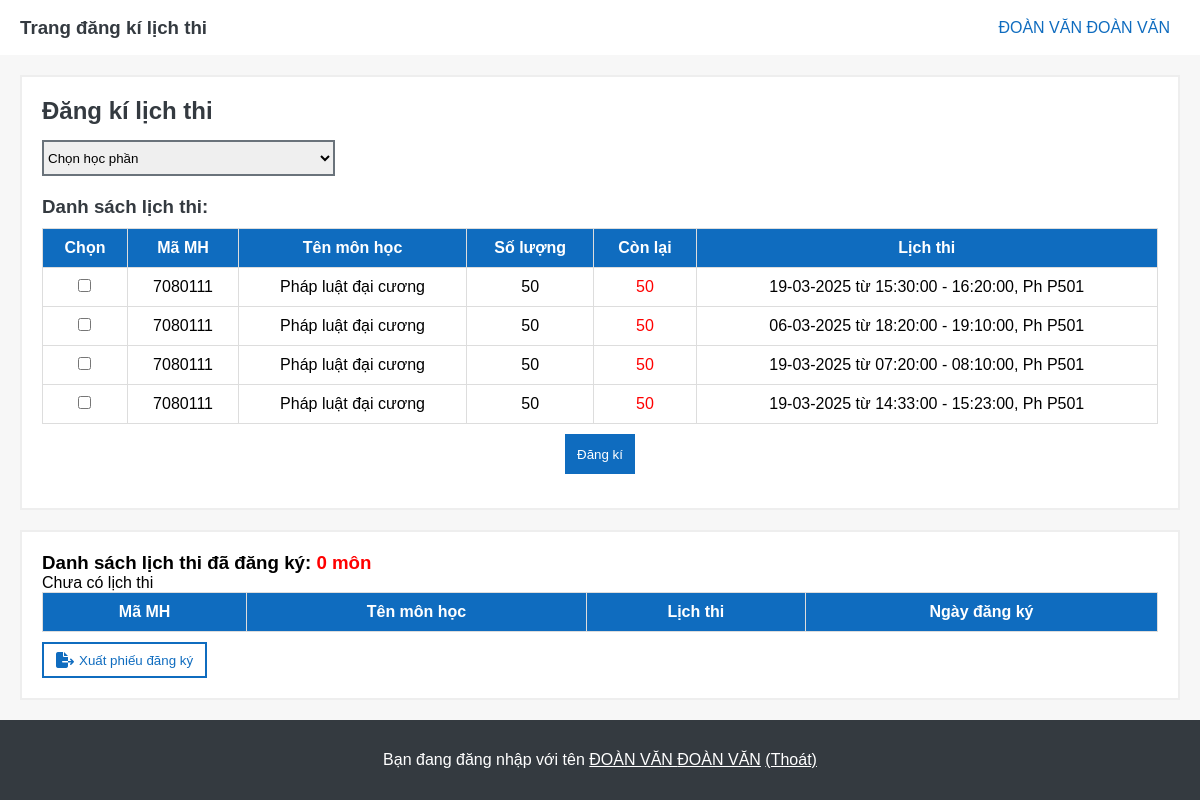
The page /web_manage_schedule_exam/student/home_student.php (signed in) on the database its author committed.
### tables this page shows
CREATE TABLE `sinhvien` (
  `msv` int(10) NOT NULL,
  `ho_dem` varchar(50) NOT NULL,
  `ten` varchar(50) NOT NULL,
  `ngay_sinh` date NOT NULL,
  `khoa` varchar(100) NOT NULL,
  `lop` varchar(20) NOT NULL,
  `gioi_tinh` varchar(10) NOT NULL,
  `mat_khau` varchar(100) NOT NULL
);

CREATE TABLE `lichthi` (
  `ma_lich_thi` int(11) NOT NULL,
  `ma_hoc_phan` int(10) NOT NULL,
  `ngay_thi` date NOT NULL,
  `gio_bat_dau` time NOT NULL,
  `gio_ket_thuc` time NOT NULL,
  `ma_phong` varchar(10) NOT NULL,
  `mgv` int(10) NOT NULL
);

CREATE TABLE `hocphan` (
  `ma_hoc_phan` int(10) NOT NULL,
  `ten_hoc_phan` varchar(100) NOT NULL,
  `so_tin_chi` int(11) NOT NULL
);

CREATE TABLE `phongthi` (
  `ma_phong` varchar(10) NOT NULL,
  `suc_chua` int(11) NOT NULL
);

### web_manage_schedule_exam/student/home_student.php (the view, shortened to what this page needs)
<!DOCTYPE html>
<html lang="vi">
<head>
    <link rel="stylesheet" href="https://cdnjs.cloudflare.com/ajax/libs/font-awesome/6.4.2/css/all.min.css" />
    <link rel="stylesheet" href="styles.css">
</head>
<body onload = "myChoice()">
    <?php include('header.php'); ?>
    <div class="container">
        <div class="register">
            <h2>Đăng kí lịch thi</h2>
            <select name="ma_hoc_phan" class="course-filter" onchange="filterFunction()">
                <option value="">Chọn học phần</option>
            </select>
            <h3>Danh sách lịch thi:</h3>
            <form action="course_ registration.php" method="post">
                <table class="schedule-table">
                    <thead>
                        <tr>
                            <th>Chọn</th>
                            <th>Mã MH</th>
                            <th>Tên môn học</th>
                            <th>Số lượng</th>
                            <th>Còn lại</th>
                            <th>Lịch thi</th>
                        </tr>
                    </thead>
                    <tbody>
                        <?php
                            $sql_lich_thi = "SELECT * FROM lichthi";
                            $result_lich_thi = $conn->query($sql_lich_thi);
                            if ($result_lich_thi->num_rows > 0) {
                                while($row = $result_lich_thi->fetch_assoc()) {
                                    $ma_phong = $row["ma_phong"];
                                    $ma_lich_thi = $row["ma_lich_thi"];
                                    $ma_hoc_phan = $row["ma_hoc_phan"];
                                    $ngay_thi = $row["ngay_thi"];
                                    $part = (explode("-",$ngay_thi));
                                    $ngay_thi_update = $part[2] . "-" . $part[1]. "-" . $part[0];
                                    $gio_ket_thuc = $row["gio_ket_thuc"];
                                    $gio_bat_dau = $row["gio_bat_dau"];
                                    echo '<tr>';
                                    echo '<td><input type="checkbox" class="choice" name="ma_lich_thi[]" value="'. $ma_lich_thi .'" style="cursor: pointer;"></td>';
                                    echo '<td>' . $ma_hoc_phan . '</td>';
                                    $sql_hoc_phan = "SELECT * FROM hocphan where ma_hoc_phan = '$ma_hoc_phan'";
                                    $result_hoc_phan = $conn->query($sql_hoc_phan);
                                    if ($result_hoc_phan->num_rows > 0) {
                                            $row = $result_hoc_phan->fetch_assoc();
                                            echo '<td>' . $row["ten_hoc_phan"] . '</td>';
                                    }
                                    $sql_phong_thi = "SELECT * FROM phongthi";
                                    $result_phong_thi = $conn->query($sql_phong_thi);
                                    if ($result_phong_thi->num_rows > 0) {
                                            $row = $result_phong_thi->fetch_assoc();
                                            $suc_chua = $row["suc_chua"];
                                            echo '<td>' . $suc_chua . '</td>';
                                    }
                                    $sql = "SELECT COUNT(*) AS so_luong FROM dangkythi WHERE ma_lich_thi = '$ma_lich_thi'";
                                    $result = $conn->query($sql);
                                    if ($result->num_rows > 0) {
                                        $row = $result->fetch_assoc();
                                        $so_luong = $row['so_luong'];
                                    } else {
                                        $so_luong = 0;
                                    }
                                    $con_lai = $suc_chua - $so_luong;
                                    echo '<td class="remain" style="color: red;">' . $con_lai . '</td>';
                                    echo '<td>' . $ngay_thi_update . ' từ ' . $gio_bat_dau . ' - ' . $gio_ket_thuc . ', Ph '. $ma_phong .'</td>';
                                    echo '</tr>';
                                }
                            } else {
                                echo "Chưa có lịch thi";
                            }
                        ?>
                    </tbody>
                </table>
                <button type="submit">Đăng kí</button>
            </form>
        </div>
        <div class="schedule">
            <h3>Danh sách lịch thi đã đăng ký: <span style="color: red;">
                <?php
                    $sql = "SELECT COUNT(*) AS so_luong FROM dangkythi WHERE msv = '$msv'";
                    $result = $conn->query($sql);
                    if ($result->num_rows > 0) {
                        $row = $result->fetch_assoc();
                        echo $row['so_luong'] ;
                    } else {
                        $so_luong = 0;
                    }
                    ?>
            môn</span></h3>
            <table class="schedule-table">
                <thead>
                    <tr>
                        <th>Mã MH</th>
                        <th>Tên môn học</th>
                        <th>Lịch thi</th>
                        <th>Ngày đăng ký</th>
                    </tr>
                </thead>
            </table>
            <button class="export-schedule-button"><i class="fa-solid fa-file-export"></i> Xuất phiếu đăng ký</button>
        </div>
    </div>
    <?php include('footer.php'); ?>
</body>
</html>

### web_manage_schedule_exam/student/header.php (shortened to what this page needs)
<?php
    include('config.php');
?>
<!DOCTYPE html>
<html lang="vi">
<head>
    <link rel="stylesheet" href="https://cdnjs.cloudflare.com/ajax/libs/font-awesome/6.4.2/css/all.min.css" />
    <link rel="stylesheet" href="styles.css">
</head>
<body onload = "myChoice()">
    <div class="header">
        <div class="home">
            <a href="home_student.php"><h3>Trang đăng kí lịch thi</h3></a>
        </div>
        <div class="user" onclick="myFunction()">
            <span style="text-transform: uppercase;"><?php
                $msv = $_SESSION['msv'];
                $sql = "SELECT * FROM sinhvien WHERE msv = '$msv'";
                $result = $conn->query($sql);
                if ($result->num_rows > 0) {
                    while($row = $result->fetch_assoc()) {
                        echo  $row["ho_dem"]. " " . $row["ten"] ;
                    }
                }
            ?></span>
        </div>
    </div>
</body>
</html>

### web_manage_schedule_exam/student/footer.php (shortened to what this page needs)
<!DOCTYPE html>
<html lang="vi">
<head>
    <link rel="stylesheet" href="https://cdnjs.cloudflare.com/ajax/libs/font-awesome/6.4.2/css/all.min.css" />
    <link rel="stylesheet" href="styles.css">
</head>
<body onload = "myChoice()">
    <div class="footer">
        <p>Bạn đang đăng nhập với tên <u style="text-transform: uppercase;"><?php
                    $msv = $_SESSION['msv'];
                    $sql = "SELECT * FROM sinhvien WHERE msv = '$msv'";
                    $result = $conn->query($sql);
                    if ($result->num_rows > 0) {
                        while($row = $result->fetch_assoc()) {
                            echo  $row["ho_dem"]. " " . $row["ten"] ;
                        }
                    }
            ?></u> <a href="logout.php">(Thoát)</a></p></p>
    </div>
</body>
</html>

### web_manage_schedule_exam/student/styles.css (style rules this page uses)
* { margin: 0; padding: 0; box-sizing: border-box; }
html, body { display: flex; flex-direction: column; min-height: 100vh; font-family: Arial, sans-serif; }
.container { background-color: #F7F7F7; flex: 1; display: flex; flex-direction: column; padding: 20px; }
.header { background-color: #FFFFFF; display: flex; align-items: center; justify-content: space-between; height: 55px; padding: 0 20px; box-shadow: 0 2px 4px rgba(0, 0, 0, 0.1); }
.header .home { display: flex; align-items: center; }
.header .home a { text-decoration: none; color: #343a40; }
.header .user { display: flex; align-items: center; color: #0F6CBF; position: relative; height: 40px; margin-right: 10px; text-decoration: none; }
.register { width: 100%; max-width: 1275px; flex-grow: 1; background-color: #FFFFFF; padding: 20px; border: 2px solid #EEEEEE; }
.register h2 { margin-bottom: 15px; color: #343a40; }
.register h3 { padding: 20px 0 10px 0; color: #343a40; }
.register button { display: flex; align-items: center; justify-content: center; margin: 10px auto; width: 70px; height: 40px; background-color: #0F6CBF; color: #fff; border: 2px solid #0F6CBF; cursor: pointer; }
.course-filter { width: 293px; height: 36px; border: 2px solid; border-color: #6A737B; outline: none; }
.schedule { width: 100%; max-width: 1275px; min-height: 160px; background-color: #FFFFFF; margin-top: 20px; padding: 20px; border: 2px solid #EEEEEE; }
.schedule-table { width: 100%; border-collapse: collapse; cursor: pointer; }
.schedule-table th, .schedule-table td { border: 1px solid #DDDDDD; padding: 10px; text-align: center; }
.schedule-table thead th { background-color: #0F6CBF; color: white; }
.schedule .export-schedule-button { margin-top: 10px; padding: 8px 12px; background-color: #FFFFFF; color: #0F6CBF; border: 2px solid #0F6CBF; cursor: pointer; display: flex; align-items: center; gap: 5px; }
.schedule .export-schedule-button i { font-size: 16px; }
.footer { background-color: #343a40; font-family: Arial, sans-serif; color: white; text-align: center; display: flex; align-items: center; justify-content: center; height: 80px; margin-top: auto; width: 100%; }
.footer a { color: white; }

### rows shown on the page
sinhvien: ho_dem "ĐOÀN VĂN", ten "ĐOÀN VĂN"
lichthi: ma_hoc_phan "7080111", ma_hoc_phan.ten_hoc_phan "Pháp luật đại cương", ma_phong.suc_chua "50", ngay_thi "19-03-2025", gio_bat_dau "15:30:00", gio_ket_thuc "16:20:00", ma_phong "P501"
lichthi: ma_hoc_phan "7080111", ma_hoc_phan.ten_hoc_phan "Pháp luật đại cương", ma_phong.suc_chua "50", ngay_thi "06-03-2025", gio_bat_dau "18:20:00", gio_ket_thuc "19:10:00", ma_phong "P501"
lichthi: ma_hoc_phan "7080111", ma_hoc_phan.ten_hoc_phan "Pháp luật đại cương", ma_phong.suc_chua "50", ngay_thi "19-03-2025", gio_bat_dau "07:20:00", gio_ket_thuc "08:10:00", ma_phong "P501"
lichthi: ma_hoc_phan "7080111", ma_hoc_phan.ten_hoc_phan "Pháp luật đại cương", ma_phong.suc_chua "50", ngay_thi "19-03-2025", gio_bat_dau "14:33:00", gio_ket_thuc "15:23:00", ma_phong "P501"

### other values the page prints
$row['so_luong'] "0"
